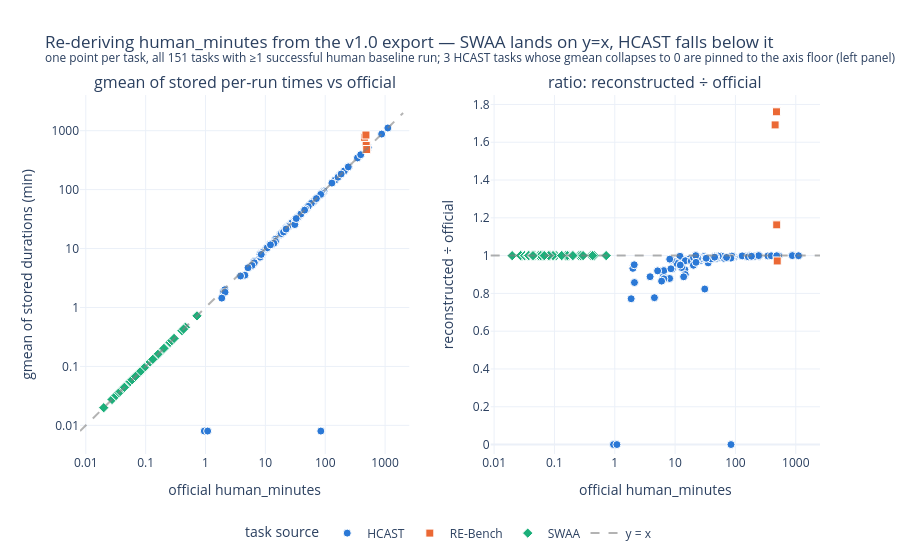

Notebook code cell kept with this figure:
### Markdown cell above
## 1. The symptom, by task source

`human_minutes` is documented as the geometric mean of the successful human
baseliners' completion times. So re-derive it from the export — per task, take the
gmean of the stored durations of the successful baseline runs — and plot it against
the official value. If the export were lossless, every point would sit on y=x.

It splits cleanly by task source:

* **SWAA** lands on the line (within 4×10⁻⁴ relative) — nothing to fix.
* **HCAST** sits *below* the line, never above, by up to ~20%, and the miss grows as
  tasks get shorter — the signature of a downward truncation of the per-run times.
* **RE-Bench** sits *above* the line, by up to 76%: its `human_minutes` is not a gmean
  of elapsed times at all (8h-capped sessions; §5), so it is a different animal.

Only HCAST needs — and admits — the correction developed in §2–§4.

### Code cell
def gmean_stored_by_task(runs_of_interest: pd.DataFrame) -> pd.DataFrame:
    """Per task: gmean of stored durations vs the official human_minutes aggregate."""
    return (
        runs_of_interest.groupby(["task_source", "task_id"])
        .apply(
            lambda d: pd.Series({
                "gmean_stored": stats.gmean(d["minutes_floored"]),
                "human_minutes": d["human_minutes"].iloc[0],
                "n_success": len(d),
                "n_zero_minute_runs": int((d["minutes_floored"] == 0).sum()),
            }),
            include_groups=False,
        )
        .reset_index()
    )

gmean_per_official_by_task = gmean_stored_by_task(successful_baseline_runs)
gmean_per_official_by_task["ratio_reconstructed_to_official"] = (
    gmean_per_official_by_task["gmean_stored"]
    / gmean_per_official_by_task["human_minutes"]
)
print(
    gmean_per_official_by_task.groupby("task_source")["ratio_reconstructed_to_official"]
    .agg(n_tasks="count", worst_miss="min", median="median", largest="max")
)

# three HCAST tasks contain a run floored all the way to 0 min, collapsing the gmean to
# exactly 0 — unplottable on a log axis, so pin them to the axis floor and mark them.
AXIS_FLOOR_MINUTES = 0.008
n_collapsed = int((gmean_per_official_by_task["gmean_stored"] == 0).sum())
gmean_per_official_by_task["gmean_stored_plotted"] = gmean_per_official_by_task[
    "gmean_stored"].clip(lower=AXIS_FLOOR_MINUTES)

fig = make_subplots(
    rows=1, cols=2, horizontal_spacing=0.11,
    subplot_titles=("gmean of stored per-run times vs official",
                    "ratio: reconstructed ÷ official"),
)
for task_source in TASK_SOURCE_ORDER:
    tasks_of_source = gmean_per_official_by_task.query("task_source == @task_source")
    marker = dict(color=TASK_SOURCE_COLORS[task_source], size=8,
                  symbol=TASK_SOURCE_SYMBOLS[task_source],
                  line=dict(color="white", width=1))
    hover = ("%{customdata[0]}<br>official %{customdata[1]:.3f} min"
             "<br>n successful baselines %{customdata[2]:.0f}<extra></extra>")
    custom = tasks_of_source[["task_id", "human_minutes", "n_success"]]
    fig.add_trace(go.Scatter(
        x=tasks_of_source["human_minutes"], y=tasks_of_source["gmean_stored_plotted"],
        mode="markers", name=task_source, legendgroup=task_source,
        marker=marker, customdata=custom, hovertemplate=hover), row=1, col=1)
    fig.add_trace(go.Scatter(
        x=tasks_of_source["human_minutes"],
        y=tasks_of_source["ratio_reconstructed_to_official"],
        mode="markers", name=task_source, legendgroup=task_source, showlegend=False,
        marker=marker, customdata=custom, hovertemplate=hover), row=1, col=2)

identity_line = (AXIS_FLOOR_MINUTES, 2000)
fig.add_trace(go.Scatter(x=identity_line, y=identity_line, mode="lines", name="y = x",
                         line=dict(color="gray", dash="dash", width=2), opacity=0.6),
              row=1, col=1)
fig.add_hline(y=1, line=dict(color="gray", dash="dash", width=2), opacity=0.6, row=1, col=2)
fig.update_xaxes(type="log", dtick=1, title_text="official human_minutes", row=1, col=1)
fig.update_xaxes(type="log", dtick=1, title_text="official human_minutes", row=1, col=2)
fig.update_yaxes(type="log", dtick=1, title_text="gmean of stored durations (min)",
                 row=1, col=1)
fig.update_yaxes(title_text="reconstructed ÷ official", range=[-0.05, 1.85], row=1, col=2)
fig.update_layout(
    title=(f"Re-deriving human_minutes from the v{MAIN_DATASET_VERSION.replace('-', '.')}"
           " export — SWAA lands on y=x, HCAST falls below it"
           f"<br><sup>one point per task, all {len(gmean_per_official_by_task)} tasks with "
           f"≥1 successful human baseline run; {n_collapsed} HCAST tasks whose gmean "
           "collapses to 0 are pinned to the axis floor (left panel)</sup>"),
    legend=dict(title="task source", orientation="h", y=-0.18, x=0.5, xanchor="center"),
    margin=dict(t=95),
)
fig.write_image(FIGURES / "gmean_vs_official_by_source.png", width=1000, height=520, scale=2)
show(fig)

### Figure 1 — Plotly figure (JSON) as saved in the notebook; plotly's stock layout.template omitted (floating-point values rounded to 4 significant figures; data arrays with more than 128 entries replaced by an {"elided": "..."} marker saying what was removed)
{"data": [{"customdata": {"elided": "81x3 mixed values"}, "hovertemplate": "%{customdata[0]}<br>official %{customdata[1]:.3f} min<br>n successful baselines %{customdata[2]:.0f}<extra></extra>", "legendgroup": "HCAST", "marker": {"color": "#2a78d6", "line": {"color": "white", "width": 1}, "size": 8, "symbol": "circle"}, "mode": "markers", "name": "HCAST", "type": "scatter", "x": [877.0, 1.996, 21.83, 36.44, 34.63, 45.13, 12.04, 17.6, 36.72, 63.87, 26.95, 30.15, 95.22, 84.44, 43.73, 46.44, 90.46, 247.8, 58.74, 171.4, 35.08, 24.4, 345.6, 18.04, 208.8, 9.007, 14.5, 10.15, 27.77, 49.35, 14.77, 1112.0, 391.4, 521.5, 87.31, 146.5, 10.73, 18.48, 12.81, 6.393, 20.23, 24.28, 23.68, 35.34, 31.39, 14.74, 52.14, 47.28, 39.16, 129.3, 8.124, 243.0, 163.5, 184.6, 8.678, 0.954, 2.102, 6.517, 8.152, 20.92, 32.44, 13.87, 6.528, 84.06, 4.542, 12.18, 71.17, 2.119, 20.13, 5.974, 3.85, 31.01, 22.0, 8.533, 5.132, 484.3, 32.76, 22.2, 45.26, 1.869, 1.085], "xaxis": "x", "y": [877.0, 1.861, 21.21, 35.8, 34.09, 45.0, 12.0, 17.31, 36.0, 63.0, 26.27, 30.0, 94.58, 0.008, 43.24, 45.77, 90.0, 247.0, 58.57, 171.2, 34.61, 24.06, 345.1, 17.54, 208.0, 8.367, 13.42, 9.813, 27.31, 48.68, 14.37, 1111.0, 391.0, 521.0, 87.09, 146.0, 10.29, 17.94, 12.0, 5.692, 20.0, 23.94, 23.36, 33.99, 31.0, 13.26, 52.0, 46.9, 38.47, 129.1, 7.141, 243.0, 162.5, 184.0, 8.485, 0.008, 2.0, 6.0, 8.0, 20.0, 32.0, 12.31, 5.725, 82.94, 3.53, 11.57, 70.47, 1.817, 19.1, 5.168, 3.42, 25.53, 22.0, 7.937, 4.718, 484.0, 32.3, 21.41, 44.89, 1.442, 0.008], "yaxis": "y"}, {"customdata": {"elided": "81x3 mixed values"}, "hovertemplate": "%{customdata[0]}<br>official %{customdata[1]:.3f} min<br>n successful baselines %{customdata[2]:.0f}<extra></extra>", "legendgroup": "HCAST", "marker": {"color": "#2a78d6", "line": {"color": "white", "width": 1}, "size": 8, "symbol": "circle"}, "mode": "markers", "name": "HCAST", "showlegend": false, "type": "scatter", "x": [877.0, 1.996, 21.83, 36.44, 34.63, 45.13, 12.04, 17.6, 36.72, 63.87, 26.95, 30.15, 95.22, 84.44, 43.73, 46.44, 90.46, 247.8, 58.74, 171.4, 35.08, 24.4, 345.6, 18.04, 208.8, 9.007, 14.5, 10.15, 27.77, 49.35, 14.77, 1112.0, 391.4, 521.5, 87.31, 146.5, 10.73, 18.48, 12.81, 6.393, 20.23, 24.28, 23.68, 35.34, 31.39, 14.74, 52.14, 47.28, 39.16, 129.3, 8.124, 243.0, 163.5, 184.6, 8.678, 0.954, 2.102, 6.517, 8.152, 20.92, 32.44, 13.87, 6.528, 84.06, 4.542, 12.18, 71.17, 2.119, 20.13, 5.974, 3.85, 31.01, 22.0, 8.533, 5.132, 484.3, 32.76, 22.2, 45.26, 1.869, 1.085], "xaxis": "x2", "y": [1.0, 0.9325, 0.9716, 0.9826, 0.9845, 0.9971, 0.9964, 0.9834, 0.9804, 0.9863, 0.9749, 0.9949, 0.9933, 0.0, 0.989, 0.9855, 0.9949, 0.9965, 0.9971, 0.9987, 0.9867, 0.986, 0.9984, 0.9727, 0.9963, 0.9289, 0.9253, 0.9665, 0.9833, 0.9864, 0.973, 0.9993, 0.999, 0.999, 0.9975, 0.9963, 0.9581, 0.9712, 0.9368, 0.8904, 0.9888, 0.9861, 0.9865, 0.9615, 0.9875, 0.8997, 0.9973, 0.992, 0.9825, 0.9985, 0.8791, 1.0, 0.9938, 0.9967, 0.9778, 0.0, 0.9515, 0.9207, 0.9814, 0.9558, 0.9864, 0.8879, 0.877, 0.9867, 0.7773, 0.9499, 0.9902, 0.8575, 0.9489, 0.865, 0.8883, 0.8231, 1.0, 0.9302, 0.9193, 0.9995, 0.986, 0.9643, 0.9918, 0.7717, 0.0], "yaxis": "y2"}, {"customdata": [["ai_rd_fix_embedding/main", 455.2, 6.0], ["ai_rd_optimize_llm_foundry/main", 483.3, 6.0], ["ai_rd_restricted_mlm/main", 479.2, 6.0], ["ai_rd_triton_cumsum/main", 493.0, 4.0]], "hovertemplate": "%{customdata[0]}<br>official %{customdata[1]:.3f} min<br>n successful baselines %{customdata[2]:.0f}<extra></extra>", "legendgroup": "RE-Bench", "marker": {"color": "#eb6834", "line": {"color": "white", "width": 1}, "size": 8, "symbol": "square"}, "mode": "markers", "name": "RE-Bench", "type": "scatter", "x": [455.2, 483.3, 479.2, 493.0], "xaxis": "x", "y": [770.2, 562.0, 843.9, 479.0], "yaxis": "y"}, {"customdata": [["ai_rd_fix_embedding/main", 455.2, 6.0], ["ai_rd_optimize_llm_foundry/main", 483.3, 6.0], ["ai_rd_restricted_mlm/main", 479.2, 6.0], ["ai_rd_triton_cumsum/main", 493.0, 4.0]], "hovertemplate": "%{customdata[0]}<br>official %{customdata[1]:.3f} min<br>n successful baselines %{customdata[2]:.0f}<extra></extra>", "legendgroup": "RE-Bench", "marker": {"color": "#eb6834", "line": {"color": "white", "width": 1}, "size": 8, "symbol": "square"}, "mode": "markers", "name": "RE-Bench", "showlegend": false, "type": "scatter", "x": [455.2, 483.3, 479.2, 493.0], "xaxis": "x2", "y": [1.692, 1.163, 1.761, 0.9717], "yaxis": "y2"}, {"customdata": {"elided": "66x3 mixed values"}, "hovertemplate": "%{customdata[0]}<br>official %{customdata[1]:.3f} min<br>n successful baselines %{customdata[2]:.0f}<extra></extra>", "legendgroup": "SWAA", "marker": {"color": "#1baf7a", "line": {"color": "white", "width": 1}, "size": 8, "symbol": "diamond"}, "mode": "markers", "name": "SWAA", "type": "scatter", "x": [0.1696, 0.09484, 0.1006, 0.08513, 0.09852, 0.08197, 0.08515, 0.06919, 0.07052, 0.1065, 0.4612, 0.4043, 0.282, 0.7204, 0.1691, 0.43, 0.0775, 0.1577, 0.1732, 0.172, 0.01992, 0.06645, 0.02929, 0.02846, 0.02746, 0.032, 0.03204, 0.03586, 0.1343, 0.0437, 0.08456, 0.06371, 0.06946, 0.09637, 0.06564, 0.09725, 0.04409, 0.05832, 0.04709, 0.05257, 0.06863, 0.05408, 0.04248, 0.03753, 0.06381, 0.06119, 0.05519, 0.06471, 0.05934, 0.0434, 0.08071, 0.06782, 0.04285, 0.04416, 0.09471, 0.08075, 0.0678, 0.1523, 0.1635, 0.1317, 0.2057, 0.196, 0.2551, 0.2737, 0.2022, 0.2984], "xaxis": "x", "y": [0.1696, 0.09485, 0.1005, 0.08514, 0.09853, 0.08198, 0.08515, 0.0692, 0.07051, 0.1065, 0.4612, 0.4043, 0.282, 0.7204, 0.1691, 0.43, 0.0775, 0.1577, 0.1733, 0.172, 0.01992, 0.06644, 0.02929, 0.02845, 0.02747, 0.032, 0.03203, 0.03585, 0.1343, 0.04371, 0.08457, 0.0637, 0.06946, 0.09638, 0.06565, 0.09726, 0.04409, 0.05832, 0.0471, 0.05257, 0.06863, 0.05408, 0.04248, 0.03754, 0.06382, 0.06119, 0.05519, 0.06473, 0.05935, 0.0434, 0.08072, 0.06783, 0.04284, 0.04416, 0.09471, 0.08075, 0.06781, 0.1523, 0.1635, 0.1317, 0.2057, 0.196, 0.2551, 0.2737, 0.2022, 0.2984], "yaxis": "y"}, {"customdata": {"elided": "66x3 mixed values"}, "hovertemplate": "%{customdata[0]}<br>official %{customdata[1]:.3f} min<br>n successful baselines %{customdata[2]:.0f}<extra></extra>", "legendgroup": "SWAA", "marker": {"color": "#1baf7a", "line": {"color": "white", "width": 1}, "size": 8, "symbol": "diamond"}, "mode": "markers", "name": "SWAA", "showlegend": false, "type": "scatter", "x": [0.1696, 0.09484, 0.1006, 0.08513, 0.09852, 0.08197, 0.08515, 0.06919, 0.07052, 0.1065, 0.4612, 0.4043, 0.282, 0.7204, 0.1691, 0.43, 0.0775, 0.1577, 0.1732, 0.172, 0.01992, 0.06645, 0.02929, 0.02846, 0.02746, 0.032, 0.03204, 0.03586, 0.1343, 0.0437, 0.08456, 0.06371, 0.06946, 0.09637, 0.06564, 0.09725, 0.04409, 0.05832, 0.04709, 0.05257, 0.06863, 0.05408, 0.04248, 0.03753, 0.06381, 0.06119, 0.05519, 0.06471, 0.05934, 0.0434, 0.08071, 0.06782, 0.04285, 0.04416, 0.09471, 0.08075, 0.0678, 0.1523, 0.1635, 0.1317, 0.2057, 0.196, 0.2551, 0.2737, 0.2022, 0.2984], "xaxis": "x2", "y": [1.0, 1.0, 0.9999, 1.0, 1.0, 1.0, 1.0, 1.0, 0.9998, 1.0, 1.0, 1.0, 1.0, 1.0, 1.0, 1.0, 1.0, 1.0, 1.0, 1.0, 0.9997, 0.9998, 1.0, 0.9996, 1.0, 0.9999, 0.9997, 0.9998, 0.9999, 1.0, 1.0, 0.9999, 1.0, 1.0, 1.0, 1.0, 1.0, 0.9999, 1.0, 0.9999, 1.0, 1.0, 1.0, 1.0, 1.0, 1.0, 0.9999, 1.0, 1.0, 1.0, 1.0, 1.0, 0.9998, 0.9998, 1.0, 1.0, 1.0, 1.0, 1.0, 1.0, 1.0, 1.0, 1.0, 1.0, 1.0, 1.0], "yaxis": "y2"}, {"line": {"color": "gray", "dash": "dash", "width": 2}, "mode": "lines", "name": "y = x", "opacity": 0.6, "type": "scatter", "x": [0.008, 2000], "xaxis": "x", "y": [0.008, 2000], "yaxis": "y"}], "layout": {"annotations": [{"font": {"size": 16}, "showarrow": false, "text": "gmean of stored per-run times vs official", "x": 0.2225, "xanchor": "center", "xref": "paper", "y": 1.0, "yanchor": "bottom", "yref": "paper"}, {"font": {"size": 16}, "showarrow": false, "text": "ratio: reconstructed ÷ official", "x": 0.7775, "xanchor": "center", "xref": "paper", "y": 1.0, "yanchor": "bottom", "yref": "paper"}], "legend": {"orientation": "h", "title": {"text": "task source"}, "x": 0.5, "xanchor": "center", "y": -0.18}, "margin": {"t": 95}, "shapes": [{"line": {"color": "gray", "dash": "dash", "width": 2}, "opacity": 0.6, "type": "line", "x0": 0, "x1": 1, "xref": "x2 domain", "y0": 1, "y1": 1, "yref": "y2"}], "title": {"text": "Re-deriving human_minutes from the v1.0 export — SWAA lands on y=x, HCAST falls below it<br><sup>one point per task, all 151 tasks with ≥1 successful human baseline run; 3 HCAST tasks whose gmean collapses to 0 are pinned to the axis floor (left panel)</sup>"}, "xaxis": {"anchor": "y", "domain": [0.0, 0.445], "dtick": 1, "title": {"text": "official human_minutes"}, "type": "log"}, "xaxis2": {"anchor": "y2", "domain": [0.555, 1.0], "dtick": 1, "title": {"text": "official human_minutes"}, "type": "log"}, "yaxis": {"anchor": "x", "domain": [0.0, 1.0], "dtick": 1, "title": {"text": "gmean of stored durations (min)"}, "type": "log"}, "yaxis2": {"anchor": "x2", "domain": [0.0, 1.0], "range": [-0.05, 1.85], "title": {"text": "reconstructed ÷ official"}}}}
